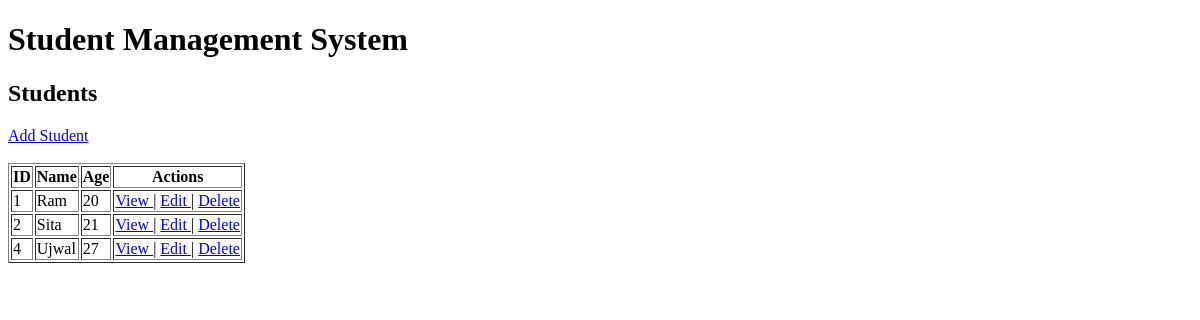
The app's page /students/, older data.
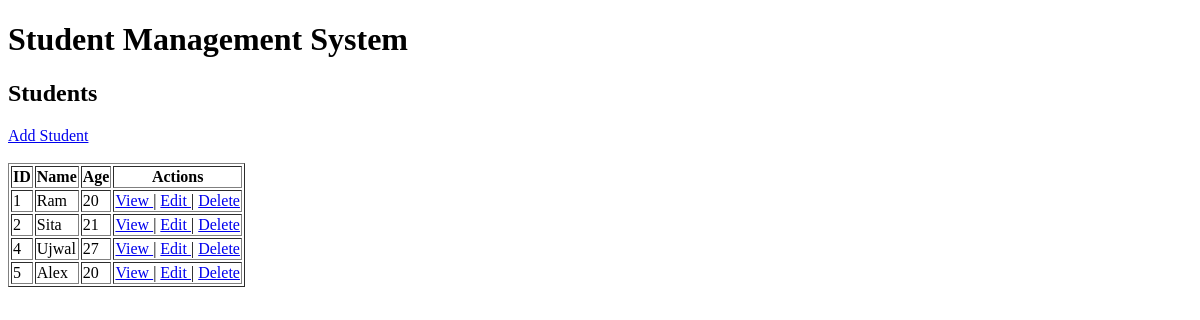
The same page, newer data.
### students/models.py (models this page shows, shortened)
class Student(models.Model):
    name = models.CharField(max_length=100)
    age = models.IntegerField()

### students/views.py (the view)
# urls.py: path("", views.student_list, name="student-list"),
def student_list(request):
    students = Student.objects.all()
    return render(
        request,
        "students/student_list.html",
        {"students": students}
    )

### students/templates/students/student_list.html (shortened to what this page needs)
{% extends "students/base.html" %}
{% block content %}
    <h2>Students</h2>
    <a href="{% url 'students:student-create' %}">
        Add Student
    </a>
    <br><br>
    {% if students %}
        <table border="1">
            <thead>
                <tr>
                    <th>ID</th>
                    <th>Name</th>
                    <th>Age</th>
                    <th>Actions</th>
                </tr>
            </thead>
            <tbody>
                {% for student in students %}
                    <tr>
                        <td>
                            {{ student.id }}
                        </td>
                        <td>
                            {{ student.name }}
                        </td>
                        <td>
                            {{ student.age }}
                        </td>
                        <td>
                            <a href="{% url 'students:student-detail' student.id %}">
                                View
                            </a>
                            |
                            <a href="{% url 'students:student-update' student.id %}">
                                Edit
                            </a>
                            |
                            <a href="{% url 'students:student-delete' student.id %}">
                                Delete
                            </a>
                        </td>
                    </tr>
                {% endfor %}
            </tbody>
        </table>
    {% else %}
        <p>No students found.</p>
    {% endif %}
{% endblock %}

Row changes from the older to the newer data that the page shows:
added Student: id "5", name "Alex", age "20"
